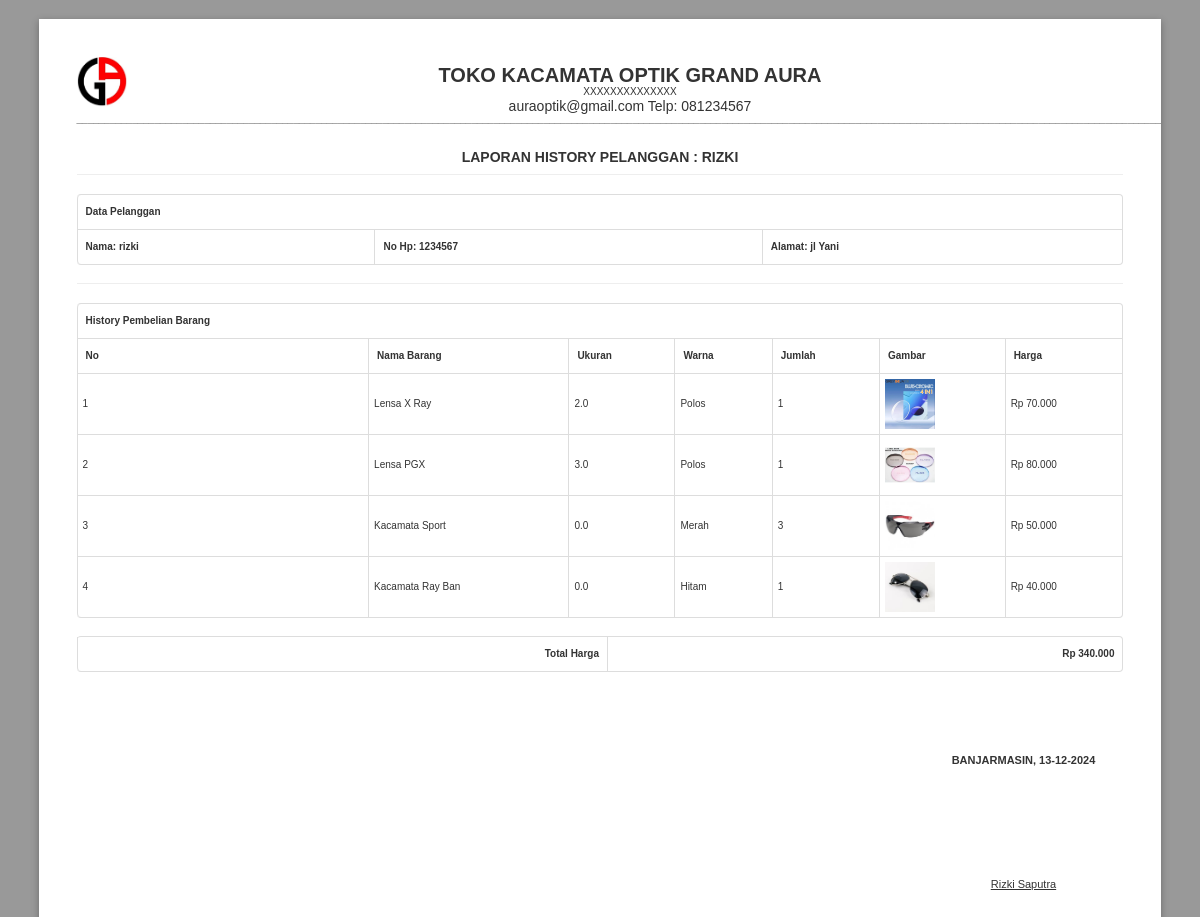
/laporan-transaksi.php?pelanggan_id=9, run on the app's committed database.
### tables this page shows
CREATE TABLE `pelanggan` (
  `id` int(11) NOT NULL,
  `kode` varchar(50) DEFAULT NULL,
  `nama` varchar(150) DEFAULT NULL,
  `umur` varchar(100) NOT NULL,
  `alamat` text DEFAULT NULL,
  `hp` varchar(18) DEFAULT NULL,
  `username` varchar(50) DEFAULT NULL,
  `password` varchar(255) DEFAULT NULL,
  `verifikasi` enum('sudah_verifikasi','waiting','data_tidak_valid') DEFAULT NULL,
  `email` varchar(100) DEFAULT NULL,
  `tgl_daftar` date DEFAULT NULL,
  `kelamin` enum('Pria','Wanita') NOT NULL
);

CREATE TABLE `cart` (
  `id` int(11) NOT NULL,
  `user_id` int(11) NOT NULL,
  `name` varchar(100) NOT NULL,
  `price` int(11) NOT NULL,
  `quantity` int(11) NOT NULL,
  `image` varchar(100) NOT NULL,
  `ukuran` varchar(100) NOT NULL,
  `warna` varchar(100) NOT NULL
);

CREATE TABLE `pengaturan` (
  `id` int(11) NOT NULL,
  `ttd` varchar(150) DEFAULT NULL
);

### laporan-transaksi.php (the view, shortened to what this page needs)
<!DOCTYPE html>
<html lang="en">
<head>
    <link rel="stylesheet" href="assets/dist/css/normalize.min.css">
    <link rel="stylesheet" href="assets/dist/css/paper.css">
    <link rel="stylesheet" href="assets/dist/css/bs.css">
</head>
<body class="A4 landscape">
    <?php
    include('koneksi.php');
    $id = $_GET['pelanggan_id'];
    $data = mysqli_query($koneksi, "SELECT * FROM pelanggan WHERE id = '$id'");
    $row_pelanggan = mysqli_fetch_assoc($data);
    ?>
    <section class="sheet padding-10mm" style="height: auto; font-size: 10px;">
        <img src="assets/img/logo.jpg" style="width: 50px; float: left; margin-right: 10px;" class="text-center">
        <h1 class="text-center" style="margin-bottom: -10px;">TOKO KACAMATA OPTIK GRAND AURA</h1>
        <p class="text-center" style="margin-bottom: 0px;">XXXXXXXXXXXXXX</p>
        <h3 class="text-center" style="margin-bottom: -10px;">auraoptik@gmail.com Telp: 081234567</h3>
        <p><b>____________________________________________________________________________________________________________________________________________________________________________________________________</b></p>
        <h4 class="text-center">LAPORAN HISTORY PELANGGAN : <?= $row_pelanggan['nama']; ?></h4>
        <hr>
        <table class="table table-bordered" id="example2">
            <thead>
                <tr>
                    <th colspan="4">Data Pelanggan</th>
                </tr>
                <tr>
                    <th>Nama: <?= $row_pelanggan['nama']; ?></th>
                    <th>No Hp: <?= $row_pelanggan['hp']; ?></th>
                    <th>Alamat: <?= $row_pelanggan['alamat']; ?></th>
                </tr>
            </thead>
        </table>
        <hr>
        <table class="table table-bordered" id="example2">
            <thead>
                <tr colspan="6">
                    <th>History Pembelian Barang</th>
                </tr>
                <tr style="white-space: nowrap !important;">
                    <th>No</th>
                    <th>Nama Barang</th>
                    <th>Ukuran</th>
                    <th>Warna</th>
                    <th>Jumlah</th>
                    <th>Gambar</th>
                    <th>Harga</th>
                </tr>
            </thead>
            <tbody>
                <?php
                $query = "
                    SELECT cart.*, pelanggan.nama AS nama_pelanggan
                    FROM cart
                    JOIN pelanggan ON cart.user_id = pelanggan.id
                    WHERE cart.user_id = '$id'
                ";
                $datas = mysqli_query($koneksi, $query) or die(mysqli_error($koneksi));
                $no = 1;
                $total_harga = 0;
                while ($row = mysqli_fetch_assoc($datas)) {
                    $total_harga += $row['price'] * $row['quantity'];
                ?>
                    <tr style="white-space: nowrap !important;">
                        <td><?= $no; ?></td>
                        <td><?= $row['name']; ?></td>
                        <td><?= $row['ukuran']; ?></td>
                        <td><?= $row['warna']; ?></td>
                        <td><?= $row['quantity']; ?></td>
                        <td><img src="assets/img/<?= $row['image']; ?>" width="50"></td>
                        <td>Rp <?= number_format($row['price'], 0, ',', '.'); ?></td>
                    </tr>
                <?php $no++;
                } ?>
            </tbody>
        </table>
        <table class="table table-bordered" style="margin-top: 10px;">
            <thead>
                <tr>
                    <th style="text-align: right;">Total Harga</th>
                    <th style="text-align: right;">Rp <?= number_format($total_harga, 0, ',', '.'); ?></th>
                </tr>
            </thead>
        </table>
        <table style="width: 200px; font-size: 11px; float: right; margin-top: 60px;">
            <tr>
                <th colspan="2">BANJARMASIN, <?= date('d-m-Y'); ?></th>
            </tr>
            <tr style="height: 100px;">
                <td style="width: 50%"></td>
            </tr>
            <tr>
                <td>
                    <span style="text-decoration: underline;">
                        <?php
                        $data_ttd = mysqli_query($koneksi, "SELECT * FROM pengaturan WHERE id = '1'");
                        $row_ttd = mysqli_fetch_assoc($data_ttd);
                        ?>
                        <?= $row_ttd['ttd']; ?>
                    </span>
                    <br>
                </td>
            </tr>
        </table>
    </section>
</body>
</html>

### laporan-transaksi.php (style rules this page uses)
body { background-color: #999; }
* { font-family: "Arial"; }
.text-center { text-align: center; }
h1 { font-size: 20px; }
h3 { font-size: 14px; font-weight: normal; margin-top: -8px; }
h4 { margin-top: 20px; text-transform: uppercase; margin-bottom: -10px; }
td { padding: 5px !important; text-align: center; vertical-align: middle !important; }

### data on the page
pelanggan: nama "RIZKI", nama "rizki", hp "1234567", alamat "jl Yani"
cart: name "Lensa X Ray", ukuran "2.0", warna "Polos", quantity "1", image (picture), price "70.000"
cart: name "Lensa PGX", ukuran "3.0", warna "Polos", quantity "1", image (picture), price "80.000"
cart: name "Kacamata Sport", ukuran "0.0", warna "Merah", quantity "3", image (picture), price "50.000"
cart: name "Kacamata Ray Ban", ukuran "0.0", warna "Hitam", quantity "1", image (picture), price "40.000"
pengaturan: ttd "Rizki Saputra"

### other printed values
$total_harga "340.000"
